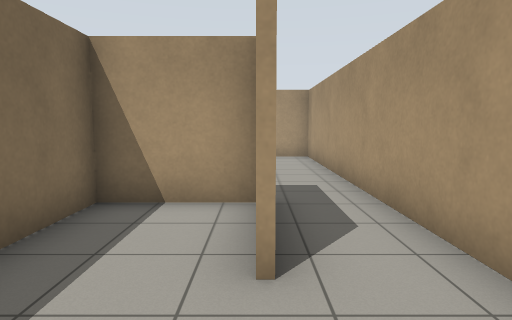
[1] (above)

22 first-person views from a walk through a robot-simulator world made for Gazebo. The camera is 1.2 m above the floor, tilts 6° down and sees 75° across. The floor is counted in squares, 1 m on a side. Each view is taken from the middle of a square. On the plan, view 1 faces up. The plan holds only what a view shows up to about 13 squares ahead; the rest is blank. Gazebo's built-in surfaces are drawn with simple patterns.

[2]
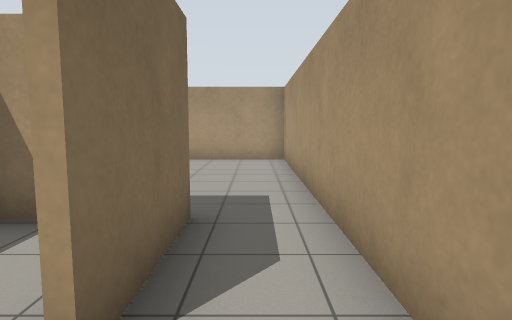

[3]
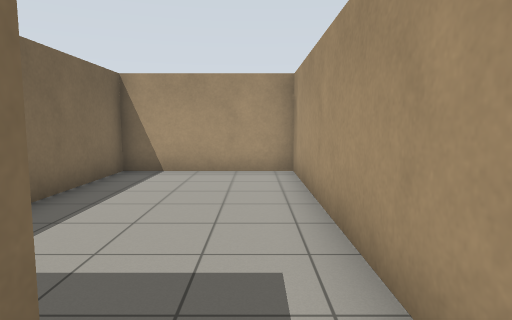

[4]
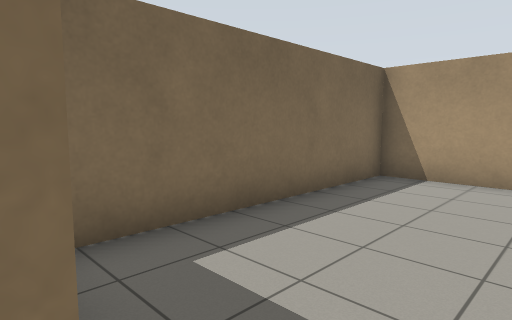

[5]
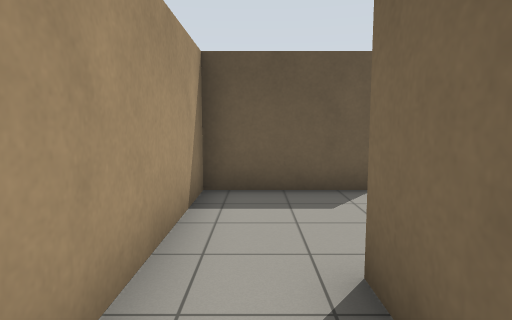

[6]
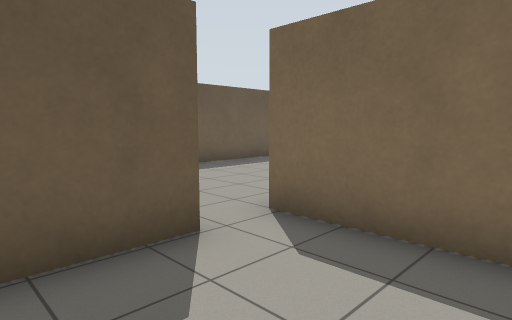

[7]
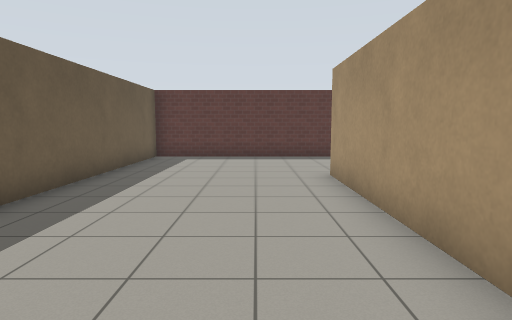

[8]
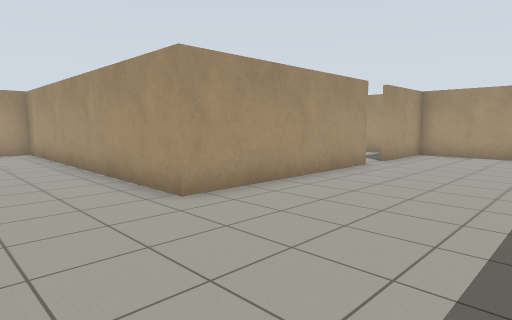

[9]
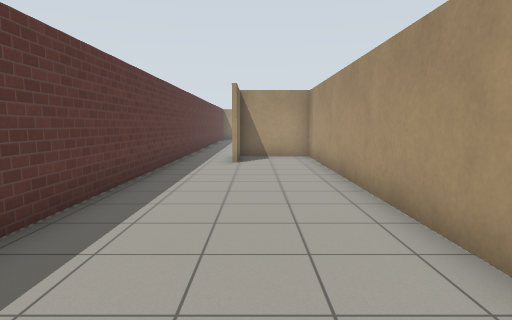

[10]
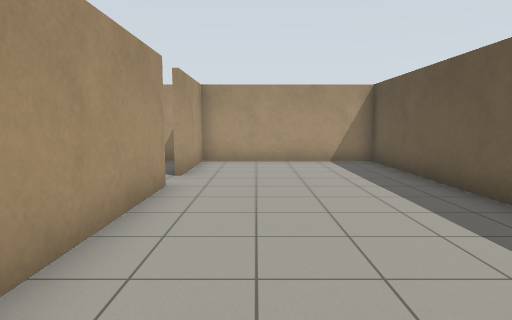

[11]
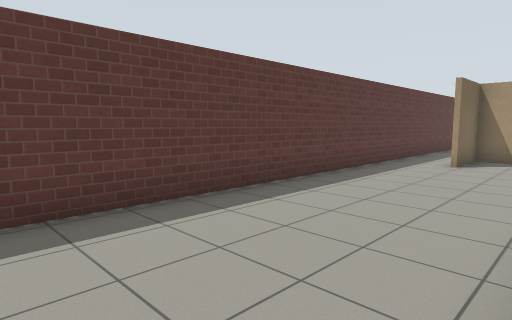

[12]
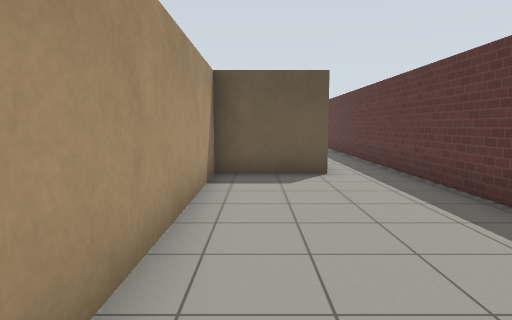

[13]
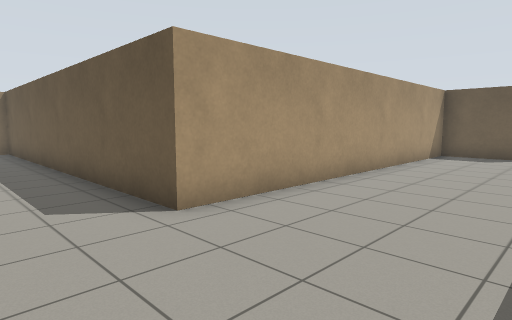

[14]
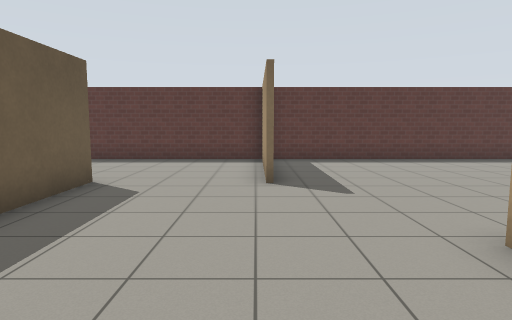

[15]
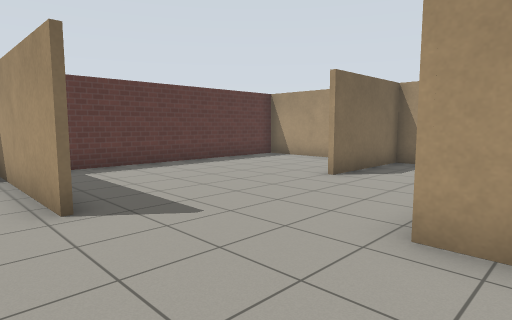

[16]
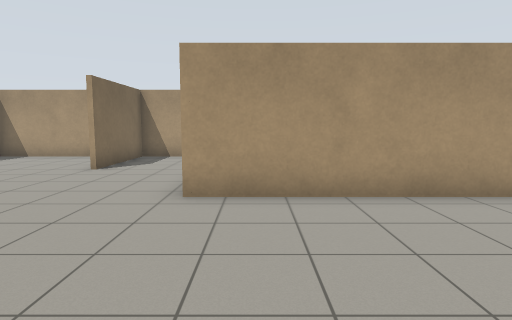

[17]
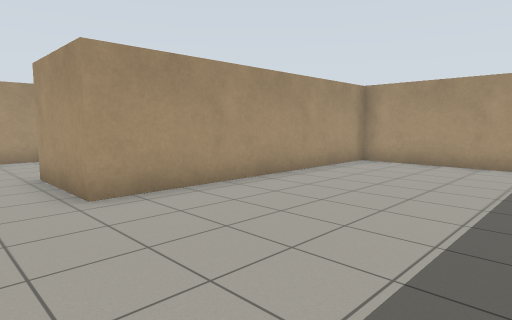

[18]
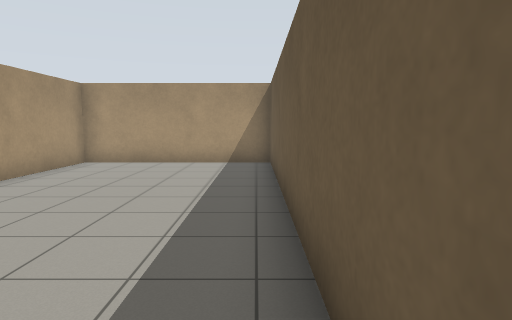

[19]
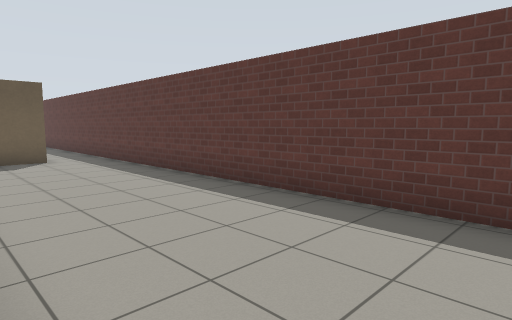

[20]
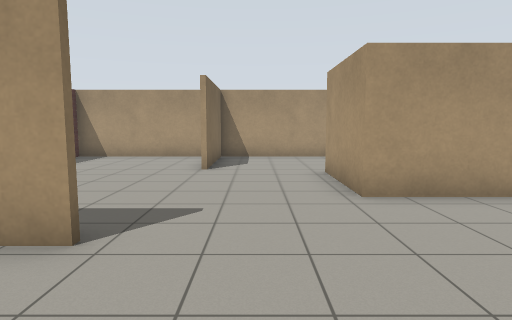

[21]
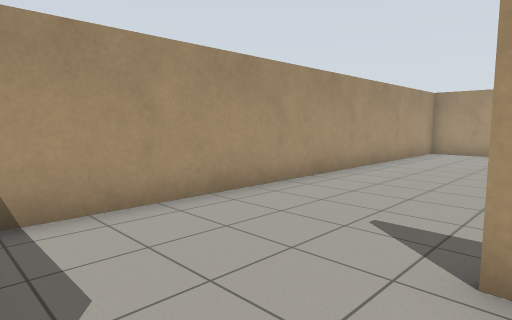

[22]
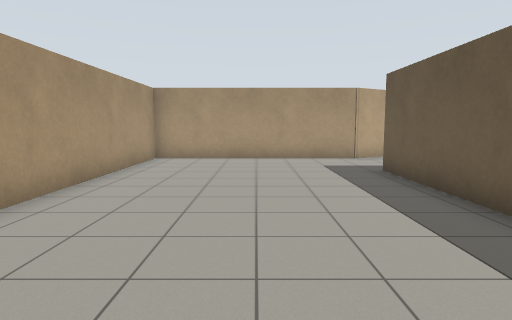

### Floor plan
Points are (right, up) in squares from view 1. A wall is a line through its corners. A room is listed if a view was taken in it or the views show most of it. See-through windows are left out.
Room 1 (views 1, 2, 6)
walls: (-2.5, 1.6) (-2.5, -1.2); (-1.3, -1.1) (2, -1.1) (2, 2.4); (0, 5.1) (-2.5, 5.1) (-2.5, 3.1)
ways out: opening at (1, 2) to room 2; opening at (-2, -1) to room 3
Room 2 (views 3, 4, 5)
walls: (0.1, 5.2) (0.1, 2.4); (2, 2.4) (2, 12.6) (-2.5, 12.6) (-2.5, 5.9)
ways out: opening at (1, 2) to room 1
Room 3 (views 7, 8, 9, 10, 11)
walls: (-2.5, -1.2) (-9, -1.2) (-9, 10); (2, -1.2) (-1.2, -1.2); (-13.7, 7.4) (-13.7, -6.8) (2, -6.8) (2, -1.1); (-8.9, 9.7) (-11.6, 9.7) (-11.6, 7.5)
ways out: opening at (-2, -1) to room 1; opening at (-13, 8) to room 4
Room 4 (views 12, 13, 14, 15, 16, 17, 18, 19, 20, 21)
walls: (-8.7, 25.2) (-13.7, 25.2) (-13.7, 7.4); (-9, 34.6) (-13.7, 34.6) (-13.7, 25.6); (3.6, 21.5) (3.6, 27.5) (-5.2, 27.5) (-5.2, 29.5); (-9, 10) (-9, 21.5) (3.4, 21.5); (-11.9, 9.9) (-8.9, 9.9)
ways out: opening at (-13, 8) to room 3; opening at (-6.5, 30.5) to room 5
Room 5 (view 22)
walls: (-0.8, 27.6) (3.9, 27.6); (-5.2, 29.5) (-5.2, 30.5); (7, 27.4) (7, 34.6) (-8.3, 34.6) (-8.3, 30.9)
ways out: opening at (-6.5, 30.5) to room 4

Positions as (right, up) in squares from view 1, and headings:
1: (0, 0), facing up
2: (1, 1), facing up
3: (1, 4), facing up
4: (1, 5), facing up-left
5: (1, 5), facing down
6: (1, 2), facing down-left
7: (-1, -3), facing left
8: (-12, -6), facing up-right
9: (-11, -3), facing up
10: (-9, -3), facing right
11: (-9, -3), facing up-left
12: (-10, 18), facing down
13: (-13, 24), facing down-right
14: (-2, 25), facing left
15: (-4, 24), facing up-left
16: (-4, 22), facing up
17: (-7, 22), facing up-right
18: (-7, 22), facing right
19: (-9, 22), facing down-left
20: (-7, 22), facing up
21: (-8, 30), facing up-right
22: (-5, 31), facing right
